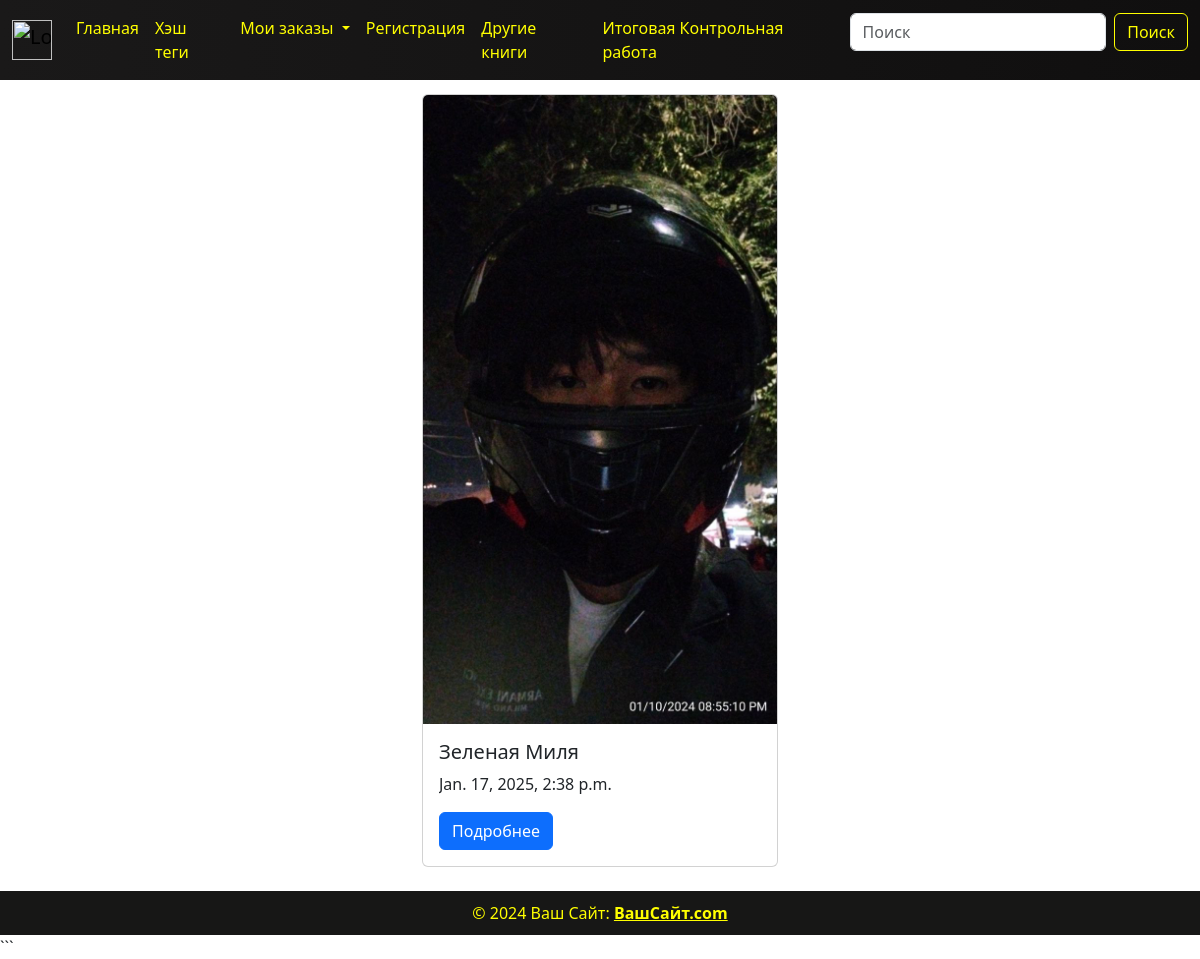
The app's page /library/book/ with its own data.
### library/models.py (models this page shows, shortened)
class Book(models.Model):
    GENRE_CHOICES = (
        ('Ужасы', 'Ужасы'),
        ('Комедия','Комедия'),
        ('Романтика', 'Романтика')
    )
    image = models.ImageField(upload_to='books/', verbose_name='Изображение', null=True, blank=True)
    title = models.CharField(max_length=100,verbose_name='Название')
    description = models.TextField(verbose_name='Описание')
    price = models.DecimalField(max_digits=5, decimal_places=2, verbose_name= 'Цена')
    created_at = models.DateTimeField(auto_now_add=True,verbose_name='Дата cоздание')
    genre = models.CharField(choices=GENRE_CHOICES, max_length=100,verbose_name='Жанр')
    email = models.EmailField(verbose_name='Почта')
    author = models.CharField(max_length=50,verbose_name='Автор')
    trailer = models.URLField(verbose_name='Укажите ссылку с YOUTUBE', default='', blank=True)
    class Meta:
        verbose_name = 'Книга'
        verbose_name_plural = 'Книги'

### library/views.py (the view)
# urls.py: path('book/', views.book_list_view, name='book_list_view'),
def book_list_view(request):
    if request.method == 'GET':
        books_list = Book.objects.all()
        return render(request, 'book.html', {'books': books_list})

### templates/book.html (shortened to what this page needs)
{% load static %}
<head>
    <link href="https://cdn.jsdelivr.net/npm/bootstrap@5.3.3/dist/css/bootstrap.min.css" rel="stylesheet">
</head>
<body>
<nav class="navbar navbar-expand-lg bg-body-tertiary fixed-top"
     style="background: linear-gradient(to right, #1a1919, #100f0f);">
    <div class="container-fluid">
        <a class="navbar-brand" href="#">
            <img src="https://lh5.googleusercontent.com/yzWtzlXIlHfLjcFkr0S7UgmoX9HFoJ6VRszWZyEt-G85Gl5ID_XxoLX6Ji6E223S-EU2UUt2Y89uOwkm0tr8KkLQbM4Su17ln5HVBLaLHfxFIqm4DDpwmzPhfeAg1mja2Xdz7JkCvJqbpoEOT0CX8Cg"
                 alt="Logo" style="width: 40px; height: 40px;">
        </a>
        <div class="collapse navbar-collapse" id="navbarSupportedContent">
            <ul class="navbar-nav me-auto mb-2 mb-lg-0">
                <li class="nav-item">
                    <a class="nav-link active" aria-current="page" href="#" style="color: yellow;">Главная</a>
                </li>
                <li class="nav-item">
                    <a class="nav-link" href="#" style="color: yellow;">Хэш теги</a>
                </li>
                <li class="nav-item dropdown">
                    <a class="nav-link dropdown-toggle" href="#" role="button" data-bs-toggle="dropdown"
                       aria-expanded="false" style="color: yellow;">
                        Мои заказы
                    </a>
                </li>
                <li class="nav-item">
                    <a class="nav-link enable" href="#" style="color: yellow;">Регистрация</a>
                </li>
                <li class="nav-item">
                    <a class="nav-link enable" href="#" style="color: yellow;">Другие книги</a>
                </li>
                <li class="nav-item">
                    <a class="nav-link enable" href="#" style="color: yellow;">Итоговая Контрольная работа</a>
                </li>
            </ul>
            <form class="d-flex" role="search">
                <input class="form-control me-2" type="search" placeholder="Поиск" aria-label="Поиск">
                <button class="btn btn-outline-success" type="submit" style="color: yellow; border-color: yellow;">
                    Поиск
                </button>
            </form>
        </div>
    </div>
</nav>
<link rel="stylesheet" href="{% static 'css/book.css' %}">
<div class="container mt-4 content">
    <div class="row justify-content-center">
        <div class="col-md-4 mb-4">
            <div class="card" style="width: 100%;">
                {% for book in books %}
                <img src="{{ book.image }}" class = "card-img-top" alt= "Книга">
                <div class="card-body">
                    <h5 class="card-title">{{book.title}}</h5>
                    <p class="card-text">{{ book.created_at }}</p>
                    <a href='{{book.id }}' class="btn btn-primary">Подробнее</a>
                </div>
                {% endfor %}
            </div>
        </div>
    </div>
</div>
<footer>
    © 2024 Ваш Сайт:
    <a class="text-reset fw-bold" href="#" style="color: yellow;">ВашСайт.com</a>
</footer>
</body>
</html>

### static/css/book.css (style rules this page uses)
body { display: flex; flex-direction: column; min-height: 100vh; padding-top: 70px; background: url("https://i.pinimg.com/736x/e3/7d/a9/e37da92d1e32051af32a81a8950733f3.jpg"); background-repeat: no-repeat; background-size: cover; background-position: center; }
.content { flex: 1; }
footer { background-color: #171716; color: yellow; text-align: center; padding: 10px; }
.card { height: 200px; }
.card-body { overflow: hidden; }
.card-text { white-space: nowrap; overflow: hidden; text-overflow: ellipsis; }
.card img { width: 100%; height: 100%; object-fit: cover; }
.card { height: auto; }

### records on screen
Book: image (picture), title "Зеленая Миля", created_at "Jan. 17, 2025, 2:38 p.m."
